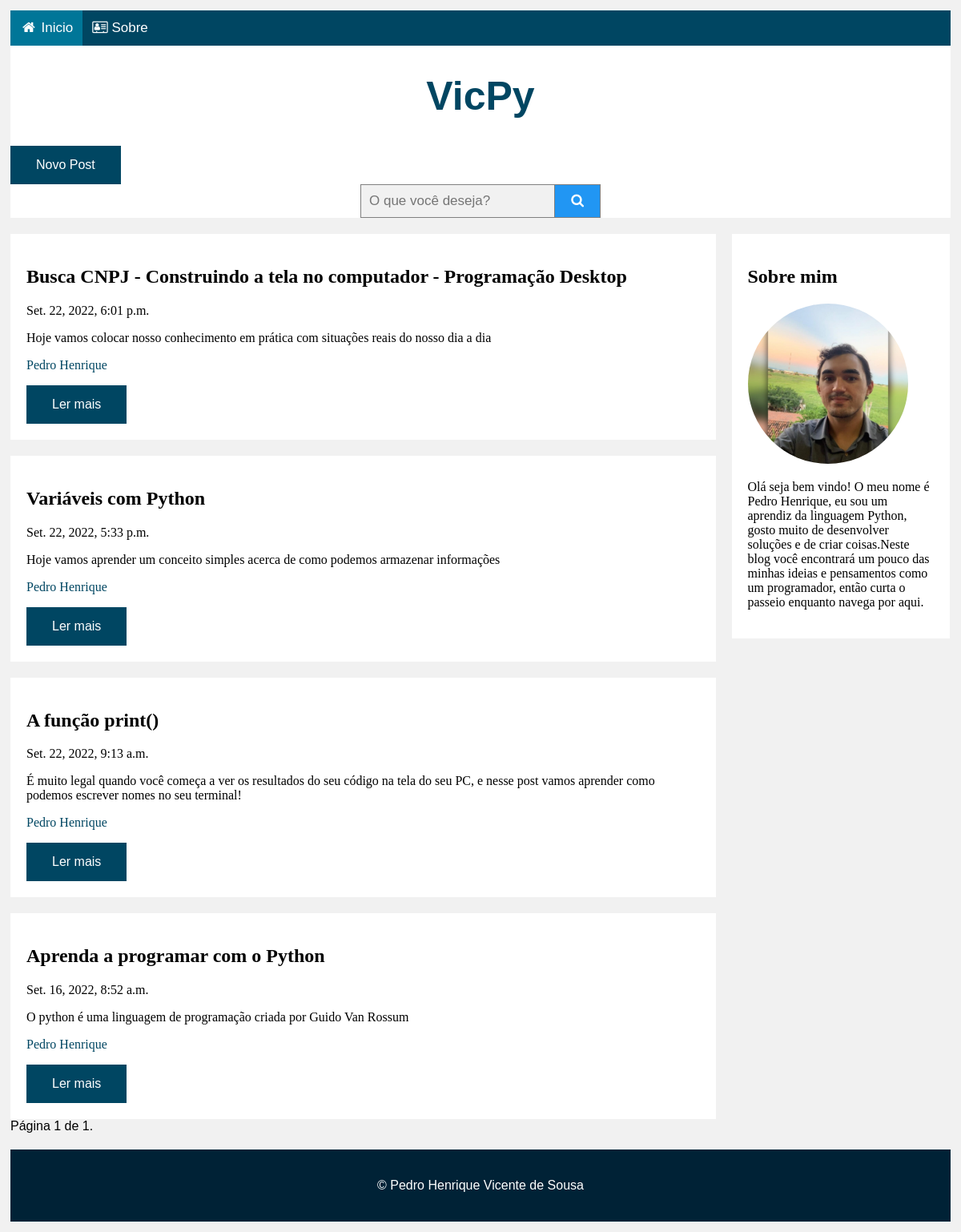
Page /blog/ (signed in) on the committed database.
### victech/models.py (models this page shows, shortened)
class Postagem(models.Model):
	titulo = models.CharField(max_length=200)
	descricao = models.CharField(max_length=1024, default= 'Descrição do POST')
	texto = RichTextField(blank=True, null=True, config_name='special')
	data_criacao = models.DateTimeField(default=timezone.now)
	data_publicacao = models.DateTimeField(blank=True, null=True)
	ativo = models.BooleanField(default=True)

### victech/views.py (the view, shortened to what this page needs)
# urls.py: 2. Add a URL to urlpatterns:  path('', views.home, name='home')
def home(request):
	if (request.method == 'GET'):
		if request.user.is_authenticated:
			postagens = Postagem.objects.filter(data_criacao__lte=timezone.now()).order_by('-data_criacao')
		else:
			postagens = Postagem.objects.filter(ativo=True, data_criacao__lte=timezone.now()).order_by('-data_criacao')
		paginacao = Paginator(postagens, 10) # Mostra x posts por página
		usuario = str(request.user)
		try:
			page = int(request.GET.get('page', '1'))
		except ValueError:
			page = 1
		try:
			post = paginacao.page(page)
		except (EmptyPage, InvalidPage):
			post = paginacao.page(paginacao.num_pages)
		return render(request, 'base.html', {'post': post, 'usuario':usuario})

### templates/base.html (shortened to what this page needs)
{% load static %}<!DOCTYPE html>
<html lang="pt-br">
   <head>
      <link rel="stylesheet" href="https://cdnjs.cloudflare.com/ajax/libs/font-awesome/4.7.0/css/font-awesome.min.css">
      <link rel="stylesheet" type="text/css" href="{% static 'css/style_blog.css' %}">
   </head>
   <body>
      <div class="cabecalho">
         <div class="navbar"><a class="active" href="/blog"><i class="fa fa-fw fa-home"></i> Inicio</a><a href="/" target="_blank"><i class="fa fa-address-card-o" aria-hidden="true"></i> Sobre</a></div>
         <div class="titulo">
            <h1 class='victech'>VicPy</h1>
         </div>
         {% if usuario != "AnonymousUser" %}
         <form action="novo_post/" method="get"><input type="submit" value="Novo Post" class="button"></form>
         {% endif %}
         <form class="busca" action="{% url 'home' %}" method="post">
             <input type="text" placeholder="O que você deseja?" name="busca">
             <button type="submit">
                 <i class="fa fa-search"></i>
             </button>
         </form>
      </div>
      <div class="linha">
         {% if erro %}
         <div class="colunaEsquerda">
            <script>alert('{{mensagem}}')</script>
         </div>
         <div class="colunaEsquerda">
            {% for posts in post %}
            <div class="card">
               <form action="{% url 'post_detalhe' posts.pk %}" method="post">
                  {% csrf_token %}
                  <h2>{{posts.titulo}}</a></h2>
                  <p>{{posts.data_publicacao}}</p>
                  <p>{{posts.descricao}}</p>
                  <p><a href="/">Pedro Henrique</a></p>
                  <input type="submit" value="Ler mais" class="button">
               </form>
            </div>
            {% endfor %}
            <div class="pagination"><span class="step-links">{% if post.has_previous %}<a class="button" href="?page={{ post.previous_page_number }}">Anterior</a>{% endif %}<span class="current">Página {{ post.number }} de {{ post.paginator.num_pages }}.</span>{% if post.has_next %}<a class="button" href="?page={{ post.next_page_number }}">Próxima</a>{% endif %}</span></div>
         </div>
         {% else %}
         <div class="colunaEsquerda">
            {% for posts in post %}
            <div class="card">
               <form action="{% url 'post_detalhe' posts.pk %}" method="post">
                  <h2>{{posts.titulo}}</a></h2>
                  <p>{{posts.data_publicacao}}</p>
                  <p>{{posts.descricao}}</p>
                  <p><a href="/">Pedro Henrique</a></p>
                  <input type="submit" value="Ler mais" class="button">
               </form>
            </div>
            {% endfor %}
            <div class="pagination"><span class="step-links"><span class="current">Página {{ post.number }} de {{ post.paginator.num_pages }}.</span></span></div>
         </div>
         {% endif %}
         <div class="colunaDireita">
            <div class="card">
               <h2>Sobre mim</h2>
               <a href="/" target="_blank"><img class="img-sobre" src="{% static 'img/profile.jpeg'%}" alt="Pedro Henrique"></a>
               <p>Olá seja bem vindo! O meu nome é Pedro Henrique, eu sou um aprendiz da linguagem Python, gosto muito de desenvolver soluções e de criar coisas.Neste blog você encontrará um pouco das minhas ideias e pensamentos como um programador, então curta o passeio enquanto navega por aqui.</p>
            </div>
         </div>
      </div>
      <footer>
         <p>© Pedro Henrique Vicente de Sousa</p>
      </footer>
   </body>
</html>

### config/static/css/style_blog.css (style rules this page uses)
body { font-family: Arial; padding: 5px; background: #f1f1f1; }
a { color: #004662; text-decoration: none; }
.victech { color: #004662; }
.button { background-color: #004662; border: none; color: white; padding: 15px 32px; text-align: center; text-decoration: none; display: inline-block; font-size: 16px; }
.navbar { width: 100%; background-color: #004662; overflow: auto; color: #004662; }
.navbar a { float: left; text-align: center; padding: 12px; color: white; text-decoration: none; font-size: 17px; }
.colunaEsquerda { float: left; width: 75%; }
.colunaDireita { float: left; width: 23.2%; padding-left: 20px; }
.card { font-family: cursive; background-color: white; padding: 20px; margin-top: 20px; }
.linha:after { content: ""; display: table; clear: both; }
.cabecalho { background-color: white; }
.titulo h1 { font-size: 50px; text-align: center; }
.active { background-color: #007698; }
.img-sobre { border-radius: 50%; height: 200px; }
footer { padding: 20px; margin-top: 20px; text-align: center; background-color: #002236; color: white; display: block; }
form.busca { display: flex; font-family: Arial; box-sizing: border-box; margin:auto; max-width:300px }
form.busca input[type=text] { padding: 10px; font-size: 17px; border: 1px solid grey; float: left; width: 80%; background: #f1f1f1; }
form.busca button { float: right; width: 20%; padding: 10px; background: #2196F3; color: white; font-size: 17px; border: 1px solid grey; border-left: none; cursor: pointer; }
form.busca::after { content: ""; clear: both; display: table; }

### rows in the picture
Postagem: titulo "Busca CNPJ - Construindo a tela no computador - Programação Desktop", data_publicacao "Set. 22, 2022, 6:01 p.m.", descricao "Hoje vamos colocar nosso conhecimento em prática com situações reais do nosso dia a dia"
Postagem: titulo "Variáveis com Python", data_publicacao "Set. 22, 2022, 5:33 p.m.", descricao "Hoje vamos aprender um conceito simples acerca de como podemos armazenar informações"
Postagem: titulo "A função print()", data_publicacao "Set. 22, 2022, 9:13 a.m.", descricao "É muito legal quando você começa a ver os resultados do seu código na tela do seu PC, e nesse post vamos aprender como podemos escrever nomes no seu terminal!"
Postagem: titulo "Aprenda a programar com o Python", data_publicacao "Set. 16, 2022, 8:52 a.m.", descricao "O python é uma linguagem de programação criada por Guido Van Rossum"

### other values in the picture
{{ post.number }} "1"
{{ post.paginator.num_pages }} "1"
